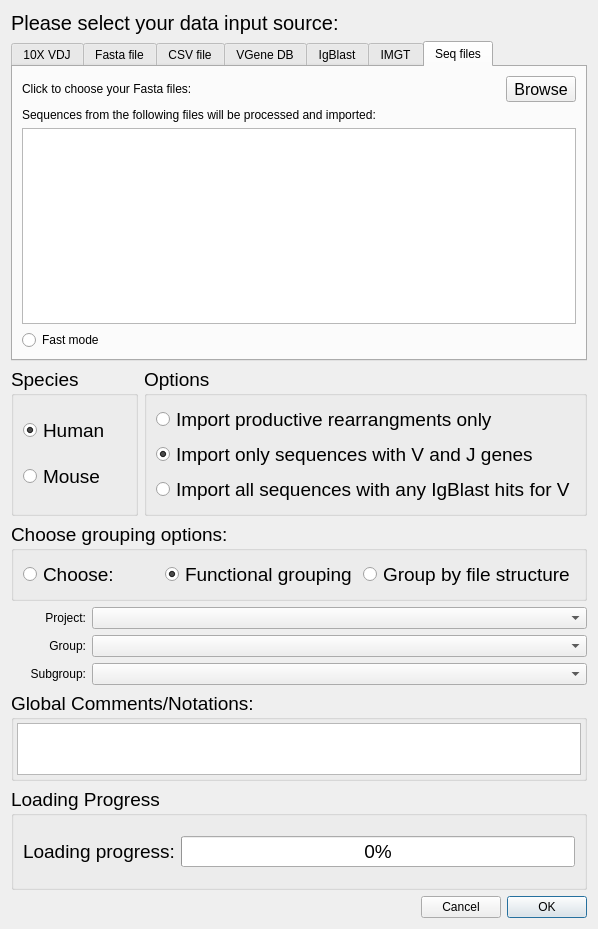
<?xml version="1.0" encoding="UTF-8"?>
<ui version="4.0">
 <class>ImportDataDialog</class>
 <widget class="QDialog" name="ImportDataDialog">
  <property name="geometry">
   <rect>
    <x>0</x>
    <y>0</y>
    <width>598</width>
    <height>929</height>
   </rect>
  </property>
  <property name="windowTitle">
   <string>Import records from files/DBs</string>
  </property>
  <layout class="QGridLayout" name="gridLayout_9">
   <item row="0" column="0" colspan="3">
    <widget class="QLabel" name="label">
     <property name="font">
      <font>
       <pointsize>15</pointsize>
      </font>
     </property>
     <property name="text">
      <string>Please select your data input source:</string>
     </property>
    </widget>
   </item>
   <item row="1" column="0" colspan="3">
    <widget class="QTabWidget" name="tabWidget">
     <property name="currentIndex">
      <number>6</number>
     </property>
     <widget class="QWidget" name="tab">
      <attribute name="title">
       <string>10X VDJ</string>
      </attribute>
      <layout class="QGridLayout" name="gridLayout_12">
       <item row="1" column="0">
        <widget class="QFrame" name="frame_2">
         <property name="frameShape">
          <enum>QFrame::StyledPanel</enum>
         </property>
         <property name="frameShadow">
          <enum>QFrame::Raised</enum>
         </property>
         <layout class="QGridLayout" name="gridLayout_11">
          <item row="2" column="1">
           <widget class="QLineEdit" name="lineEditRep2">
            <property name="enabled">
             <bool>false</bool>
            </property>
            <property name="text">
             <string>consensus_</string>
            </property>
           </widget>
          </item>
          <item row="4" column="1" colspan="2">
           <widget class="QLabel" name="labelName">
            <property name="text">
             <string>clonotype2_H1</string>
            </property>
           </widget>
          </item>
          <item row="2" column="2">
           <widget class="QRadioButton" name="radioButtonChain">
            <property name="text">
             <string>ChainType(H,L,K)</string>
            </property>
            <property name="checked">
             <bool>true</bool>
            </property>
           </widget>
          </item>
          <item row="3" column="1" colspan="2">
           <widget class="QLineEdit" name="lineEditRep3">
            <property name="enabled">
             <bool>true</bool>
            </property>
           </widget>
          </item>
          <item row="4" column="0">
           <widget class="QLabel" name="label_19">
            <property name="text">
             <string>Your sequence name will be: </string>
            </property>
           </widget>
          </item>
          <item row="0" column="1" colspan="2">
           <widget class="QLabel" name="label_15">
            <property name="text">
             <string>10X seq name: clonotype2_consensus_1</string>
            </property>
           </widget>
          </item>
          <item row="0" column="0">
           <widget class="QLabel" name="label_14">
            <property name="text">
             <string>Format sequence Name:</string>
            </property>
           </widget>
          </item>
          <item row="3" column="0">
           <widget class="QLabel" name="label_18">
            <property name="text">
             <string>3) Add prefix:</string>
            </property>
           </widget>
          </item>
          <item row="1" column="1" colspan="2">
           <widget class="QLineEdit" name="lineEditRep1">
            <property name="text">
             <string>clonetype</string>
            </property>
           </widget>
          </item>
          <item row="1" column="0">
           <widget class="QLabel" name="label_16">
            <property name="text">
             <string>1) Replace &quot;clonotype&quot; by</string>
            </property>
           </widget>
          </item>
          <item row="2" column="0">
           <widget class="QLabel" name="label_17">
            <property name="text">
             <string>2) Replace &quot;consensus_&quot; by</string>
            </property>
           </widget>
          </item>
         </layout>
        </widget>
       </item>
       <item row="0" column="0">
        <widget class="QFrame" name="frame">
         <property name="frameShape">
          <enum>QFrame::StyledPanel</enum>
         </property>
         <property name="frameShadow">
          <enum>QFrame::Raised</enum>
         </property>
         <layout class="QGridLayout" name="gridLayout">
          <item row="0" column="0" colspan="3">
           <widget class="QLabel" name="label_5">
            <property name="text">
             <string>Click to choose your 10X VDJ output folder path:</string>
            </property>
           </widget>
          </item>
          <item row="2" column="0">
           <widget class="QLabel" name="label_7">
            <property name="maximumSize">
             <size>
              <width>100</width>
              <height>16777215</height>
             </size>
            </property>
            <property name="text">
             <string>Annotation file:</string>
            </property>
           </widget>
          </item>
          <item row="1" column="0">
           <widget class="QLabel" name="label_6">
            <property name="maximumSize">
             <size>
              <width>100</width>
              <height>16777215</height>
             </size>
            </property>
            <property name="text">
             <string>Sequence file:</string>
            </property>
           </widget>
          </item>
          <item row="2" column="1" colspan="3">
           <widget class="QLineEdit" name="Annopath">
            <property name="text">
             <string/>
            </property>
           </widget>
          </item>
          <item row="0" column="3">
           <widget class="QToolButton" name="browse10x">
            <property name="font">
             <font>
              <pointsize>12</pointsize>
             </font>
            </property>
            <property name="text">
             <string>Browse</string>
            </property>
           </widget>
          </item>
          <item row="1" column="1" colspan="3">
           <widget class="QLineEdit" name="Seqpath"/>
          </item>
         </layout>
        </widget>
       </item>
       <item row="2" column="0">
        <widget class="QRadioButton" name="radioButtonFast1">
         <property name="text">
          <string>Fast mode</string>
         </property>
        </widget>
       </item>
      </layout>
     </widget>
     <widget class="QWidget" name="tab_2">
      <attribute name="title">
       <string>Fasta file</string>
      </attribute>
      <layout class="QGridLayout" name="gridLayout_2">
       <item row="0" column="1">
        <widget class="QToolButton" name="browseFasta">
         <property name="font">
          <font>
           <pointsize>12</pointsize>
          </font>
         </property>
         <property name="text">
          <string>Browse</string>
         </property>
        </widget>
       </item>
       <item row="0" column="0">
        <widget class="QLabel" name="label_8">
         <property name="text">
          <string>Click to choose your Fasta files:</string>
         </property>
        </widget>
       </item>
       <item row="1" column="0" colspan="2">
        <widget class="QLabel" name="label_9">
         <property name="text">
          <string>Sequences from the following files will be processed and imported:</string>
         </property>
        </widget>
       </item>
       <item row="2" column="0" colspan="2">
        <widget class="QListWidget" name="listWidgetFasta"/>
       </item>
       <item row="3" column="0">
        <widget class="QRadioButton" name="radioButtonFast2">
         <property name="text">
          <string>Fast mode</string>
         </property>
        </widget>
       </item>
      </layout>
     </widget>
     <widget class="QWidget" name="tab_3">
      <attribute name="title">
       <string>CSV file</string>
      </attribute>
      <layout class="QGridLayout" name="gridLayout_3">
       <item row="0" column="1">
        <widget class="QToolButton" name="browseCSV">
         <property name="font">
          <font>
           <pointsize>12</pointsize>
          </font>
         </property>
         <property name="text">
          <string>Browse</string>
         </property>
        </widget>
       </item>
       <item row="0" column="0">
        <widget class="QLabel" name="label_10">
         <property name="text">
          <string>Click to choose your CSV files:</string>
         </property>
        </widget>
       </item>
       <item row="1" column="0" colspan="2">
        <widget class="QLabel" name="label_11">
         <property name="text">
          <string>Records from the following files will be imported: (Make sure they follow VGene format)</string>
         </property>
        </widget>
       </item>
       <item row="2" column="0" colspan="2">
        <widget class="QListWidget" name="listWidgetCSV"/>
       </item>
      </layout>
     </widget>
     <widget class="QWidget" name="tab_5">
      <attribute name="title">
       <string>VGene DB</string>
      </attribute>
      <layout class="QGridLayout" name="gridLayout_10">
       <item row="0" column="0">
        <widget class="QLabel" name="label_12">
         <property name="text">
          <string>Click to choose your VGene DB (.vdb) files:</string>
         </property>
        </widget>
       </item>
       <item row="0" column="1">
        <widget class="QToolButton" name="browseVDB">
         <property name="font">
          <font>
           <pointsize>12</pointsize>
          </font>
         </property>
         <property name="text">
          <string>Browse</string>
         </property>
        </widget>
       </item>
       <item row="1" column="0" colspan="2">
        <widget class="QLabel" name="label_13">
         <property name="text">
          <string>Records from the following VDBs will be imported: </string>
         </property>
        </widget>
       </item>
       <item row="2" column="0" colspan="2">
        <widget class="QListWidget" name="listWidgetVDB"/>
       </item>
      </layout>
     </widget>
     <widget class="QWidget" name="tab_4">
      <attribute name="title">
       <string>IgBlast</string>
      </attribute>
      <layout class="QGridLayout" name="gridLayout_13">
       <item row="0" column="0" colspan="2">
        <widget class="QLabel" name="label_21">
         <property name="text">
          <string>Choose IgBlast output files (output format 3):</string>
         </property>
        </widget>
       </item>
       <item row="2" column="0">
        <widget class="QLabel" name="label_20">
         <property name="text">
          <string>Choose corresponding FASTA files:</string>
         </property>
        </widget>
       </item>
       <item row="3" column="1">
        <widget class="QToolButton" name="toolButtonIgFasta">
         <property name="font">
          <font>
           <pointsize>12</pointsize>
          </font>
         </property>
         <property name="text">
          <string>Browse</string>
         </property>
        </widget>
       </item>
       <item row="1" column="0">
        <widget class="QLineEdit" name="lineEditIgOut">
         <property name="minimumSize">
          <size>
           <width>0</width>
           <height>25</height>
          </size>
         </property>
        </widget>
       </item>
       <item row="3" column="0">
        <widget class="QLineEdit" name="lineEditIgFasta">
         <property name="minimumSize">
          <size>
           <width>0</width>
           <height>25</height>
          </size>
         </property>
        </widget>
       </item>
       <item row="1" column="1">
        <widget class="QToolButton" name="browseIgBlast">
         <property name="font">
          <font>
           <pointsize>12</pointsize>
          </font>
         </property>
         <property name="text">
          <string>Browse</string>
         </property>
        </widget>
       </item>
       <item row="4" column="0" colspan="2">
        <spacer name="verticalSpacer">
         <property name="orientation">
          <enum>Qt::Vertical</enum>
         </property>
         <property name="sizeHint" stdset="0">
          <size>
           <width>20</width>
           <height>40</height>
          </size>
         </property>
        </spacer>
       </item>
      </layout>
     </widget>
     <widget class="QWidget" name="tab_6">
      <attribute name="title">
       <string>IMGT</string>
      </attribute>
      <layout class="QGridLayout" name="gridLayout_14">
       <item row="1" column="1">
        <widget class="QToolButton" name="browseIMGT">
         <property name="font">
          <font>
           <pointsize>12</pointsize>
          </font>
         </property>
         <property name="text">
          <string>Browse</string>
         </property>
        </widget>
       </item>
       <item row="0" column="0" colspan="2">
        <widget class="QLabel" name="label_23">
         <property name="text">
          <string>Click to choose IMGT output file:(could be a zip file or folder)</string>
         </property>
        </widget>
       </item>
       <item row="1" column="0">
        <widget class="QLineEdit" name="lineEditIMGT">
         <property name="minimumSize">
          <size>
           <width>0</width>
           <height>25</height>
          </size>
         </property>
        </widget>
       </item>
       <item row="2" column="0" colspan="2">
        <spacer name="verticalSpacer_2">
         <property name="orientation">
          <enum>Qt::Vertical</enum>
         </property>
         <property name="sizeHint" stdset="0">
          <size>
           <width>20</width>
           <height>40</height>
          </size>
         </property>
        </spacer>
       </item>
      </layout>
     </widget>
     <widget class="QWidget" name="tab_7">
      <attribute name="title">
       <string>Seq files</string>
      </attribute>
      <layout class="QGridLayout" name="gridLayout_15">
       <item row="0" column="0">
        <widget class="QLabel" name="label_24">
         <property name="text">
          <string>Click to choose your Fasta files:</string>
         </property>
        </widget>
       </item>
       <item row="0" column="1">
        <widget class="QToolButton" name="browseSEQ">
         <property name="font">
          <font>
           <pointsize>12</pointsize>
          </font>
         </property>
         <property name="text">
          <string>Browse</string>
         </property>
        </widget>
       </item>
       <item row="1" column="0" colspan="2">
        <widget class="QLabel" name="label_22">
         <property name="text">
          <string>Sequences from the following files will be processed and imported:</string>
         </property>
        </widget>
       </item>
       <item row="2" column="0" colspan="2">
        <widget class="QListWidget" name="listWidgetSEQ"/>
       </item>
       <item row="3" column="0">
        <widget class="QRadioButton" name="radioButtonFast3">
         <property name="text">
          <string>Fast mode</string>
         </property>
        </widget>
       </item>
      </layout>
     </widget>
    </widget>
   </item>
   <item row="2" column="0" colspan="2">
    <widget class="QGroupBox" name="groupBox">
     <property name="font">
      <font>
       <pointsize>14</pointsize>
      </font>
     </property>
     <property name="title">
      <string>Species</string>
     </property>
     <layout class="QGridLayout" name="gridLayout_4">
      <item row="0" column="0">
       <widget class="QRadioButton" name="radioButtonHuman">
        <property name="text">
         <string>Human</string>
        </property>
        <property name="checked">
         <bool>true</bool>
        </property>
       </widget>
      </item>
      <item row="1" column="0">
       <widget class="QRadioButton" name="radioButtonMouse">
        <property name="text">
         <string>Mouse</string>
        </property>
       </widget>
      </item>
     </layout>
    </widget>
   </item>
   <item row="2" column="2">
    <widget class="QGroupBox" name="groupBox_2">
     <property name="font">
      <font>
       <pointsize>14</pointsize>
      </font>
     </property>
     <property name="title">
      <string>Options</string>
     </property>
     <layout class="QGridLayout" name="gridLayout_5">
      <item row="0" column="0">
       <widget class="QRadioButton" name="rdoProductive">
        <property name="text">
         <string>Import productive rearrangments only</string>
        </property>
       </widget>
      </item>
      <item row="1" column="0">
       <widget class="QRadioButton" name="rdoVandJ">
        <property name="text">
         <string>Import only sequences with V and J genes</string>
        </property>
        <property name="checked">
         <bool>true</bool>
        </property>
       </widget>
      </item>
      <item row="2" column="0">
       <widget class="QRadioButton" name="rdoAll">
        <property name="text">
         <string>Import all sequences with any IgBlast hits for V</string>
        </property>
       </widget>
      </item>
     </layout>
    </widget>
   </item>
   <item row="3" column="0" colspan="3">
    <widget class="QGroupBox" name="groupBox_5">
     <property name="minimumSize">
      <size>
       <width>0</width>
       <height>70</height>
      </size>
     </property>
     <property name="maximumSize">
      <size>
       <width>16777215</width>
       <height>2000</height>
      </size>
     </property>
     <property name="font">
      <font>
       <pointsize>14</pointsize>
      </font>
     </property>
     <property name="title">
      <string>Choose grouping options:</string>
     </property>
     <layout class="QGridLayout" name="gridLayout_6">
      <item row="0" column="2">
       <widget class="QRadioButton" name="checkBoxFileStruc">
        <property name="minimumSize">
         <size>
          <width>0</width>
          <height>20</height>
         </size>
        </property>
        <property name="toolTip">
         <string>use folder structure to group</string>
        </property>
        <property name="text">
         <string>Group by file structure</string>
        </property>
       </widget>
      </item>
      <item row="0" column="0">
       <widget class="QRadioButton" name="rdoChoose">
        <property name="minimumSize">
         <size>
          <width>0</width>
          <height>20</height>
         </size>
        </property>
        <property name="focusPolicy">
         <enum>Qt::TabFocus</enum>
        </property>
        <property name="toolTip">
         <string>Select grouping from choices below</string>
        </property>
        <property name="layoutDirection">
         <enum>Qt::LeftToRight</enum>
        </property>
        <property name="text">
         <string>Choose:</string>
        </property>
       </widget>
      </item>
      <item row="0" column="1">
       <widget class="QRadioButton" name="rdoFunction">
        <property name="minimumSize">
         <size>
          <width>0</width>
          <height>20</height>
         </size>
        </property>
        <property name="toolTip">
         <string>Will group based on heavy/kappa/lambda, Functional, Reading frame</string>
        </property>
        <property name="text">
         <string>Functional grouping</string>
        </property>
        <property name="checked">
         <bool>true</bool>
        </property>
       </widget>
      </item>
     </layout>
    </widget>
   </item>
   <item row="4" column="0">
    <widget class="QLabel" name="label_2">
     <property name="minimumSize">
      <size>
       <width>75</width>
       <height>0</height>
      </size>
     </property>
     <property name="maximumSize">
      <size>
       <width>75</width>
       <height>16777215</height>
      </size>
     </property>
     <property name="layoutDirection">
      <enum>Qt::LeftToRight</enum>
     </property>
     <property name="text">
      <string>Project:</string>
     </property>
     <property name="alignment">
      <set>Qt::AlignRight|Qt::AlignTrailing|Qt::AlignVCenter</set>
     </property>
    </widget>
   </item>
   <item row="5" column="0">
    <widget class="QLabel" name="label_3">
     <property name="minimumSize">
      <size>
       <width>75</width>
       <height>0</height>
      </size>
     </property>
     <property name="maximumSize">
      <size>
       <width>75</width>
       <height>16777215</height>
      </size>
     </property>
     <property name="layoutDirection">
      <enum>Qt::LeftToRight</enum>
     </property>
     <property name="text">
      <string>Group:</string>
     </property>
     <property name="alignment">
      <set>Qt::AlignRight|Qt::AlignTrailing|Qt::AlignVCenter</set>
     </property>
    </widget>
   </item>
   <item row="5" column="1" colspan="2">
    <widget class="QComboBox" name="comboBoxGroup"/>
   </item>
   <item row="6" column="0">
    <widget class="QLabel" name="label_4">
     <property name="minimumSize">
      <size>
       <width>75</width>
       <height>0</height>
      </size>
     </property>
     <property name="maximumSize">
      <size>
       <width>75</width>
       <height>16777215</height>
      </size>
     </property>
     <property name="layoutDirection">
      <enum>Qt::LeftToRight</enum>
     </property>
     <property name="text">
      <string>Subgroup:</string>
     </property>
     <property name="alignment">
      <set>Qt::AlignRight|Qt::AlignTrailing|Qt::AlignVCenter</set>
     </property>
    </widget>
   </item>
   <item row="7" column="0" colspan="3">
    <widget class="QGroupBox" name="groupBox_3">
     <property name="minimumSize">
      <size>
       <width>350</width>
       <height>0</height>
      </size>
     </property>
     <property name="maximumSize">
      <size>
       <width>16777215</width>
       <height>90</height>
      </size>
     </property>
     <property name="font">
      <font>
       <pointsize>14</pointsize>
      </font>
     </property>
     <property name="title">
      <string>Global Comments/Notations:</string>
     </property>
     <layout class="QGridLayout" name="gridLayout_7">
      <property name="leftMargin">
       <number>3</number>
      </property>
      <property name="topMargin">
       <number>3</number>
      </property>
      <property name="rightMargin">
       <number>3</number>
      </property>
      <property name="bottomMargin">
       <number>3</number>
      </property>
      <item row="0" column="0">
       <widget class="QPlainTextEdit" name="txtComment">
        <property name="maximumSize">
         <size>
          <width>2000</width>
          <height>16777215</height>
         </size>
        </property>
       </widget>
      </item>
     </layout>
    </widget>
   </item>
   <item row="8" column="0" colspan="3">
    <widget class="QGroupBox" name="groupBox_4">
     <property name="font">
      <font>
       <pointsize>14</pointsize>
      </font>
     </property>
     <property name="title">
      <string>Loading Progress</string>
     </property>
     <layout class="QGridLayout" name="gridLayout_8">
      <item row="0" column="0">
       <widget class="QLabel" name="labelpct">
        <property name="enabled">
         <bool>true</bool>
        </property>
        <property name="text">
         <string>Loading progress:</string>
        </property>
       </widget>
      </item>
      <item row="0" column="1">
       <widget class="QProgressBar" name="progressBar">
        <property name="sizePolicy">
         <sizepolicy hsizetype="Expanding" vsizetype="Fixed">
          <horstretch>0</horstretch>
          <verstretch>20</verstretch>
         </sizepolicy>
        </property>
        <property name="minimumSize">
         <size>
          <width>50</width>
          <height>20</height>
         </size>
        </property>
        <property name="sizeIncrement">
         <size>
          <width>0</width>
          <height>0</height>
         </size>
        </property>
        <property name="baseSize">
         <size>
          <width>0</width>
          <height>20</height>
         </size>
        </property>
        <property name="toolTip">
         <string/>
        </property>
        <property name="autoFillBackground">
         <bool>true</bool>
        </property>
        <property name="value">
         <number>0</number>
        </property>
        <property name="textVisible">
         <bool>true</bool>
        </property>
        <property name="orientation">
         <enum>Qt::Horizontal</enum>
        </property>
        <property name="invertedAppearance">
         <bool>false</bool>
        </property>
        <property name="textDirection">
         <enum>QProgressBar::TopToBottom</enum>
        </property>
       </widget>
      </item>
     </layout>
    </widget>
   </item>
   <item row="9" column="0" colspan="3">
    <layout class="QHBoxLayout" name="horizontalLayout">
     <item>
      <spacer name="horizontalSpacer">
       <property name="orientation">
        <enum>Qt::Horizontal</enum>
       </property>
       <property name="sizeHint" stdset="0">
        <size>
         <width>135</width>
         <height>20</height>
        </size>
       </property>
      </spacer>
     </item>
     <item>
      <widget class="QPushButton" name="pushButtonCancel">
       <property name="maximumSize">
        <size>
         <width>100</width>
         <height>16777215</height>
        </size>
       </property>
       <property name="text">
        <string>Cancel</string>
       </property>
      </widget>
     </item>
     <item>
      <widget class="QPushButton" name="pushButtonOK">
       <property name="maximumSize">
        <size>
         <width>100</width>
         <height>16777215</height>
        </size>
       </property>
       <property name="text">
        <string>OK</string>
       </property>
       <property name="default">
        <bool>true</bool>
       </property>
      </widget>
     </item>
    </layout>
   </item>
   <item row="4" column="1" colspan="2">
    <widget class="QComboBox" name="comboBoxProject"/>
   </item>
   <item row="6" column="1" colspan="2">
    <widget class="QComboBox" name="comboBoxSubgroup"/>
   </item>
  </layout>
 </widget>
 <resources/>
 <connections/>
</ui>
